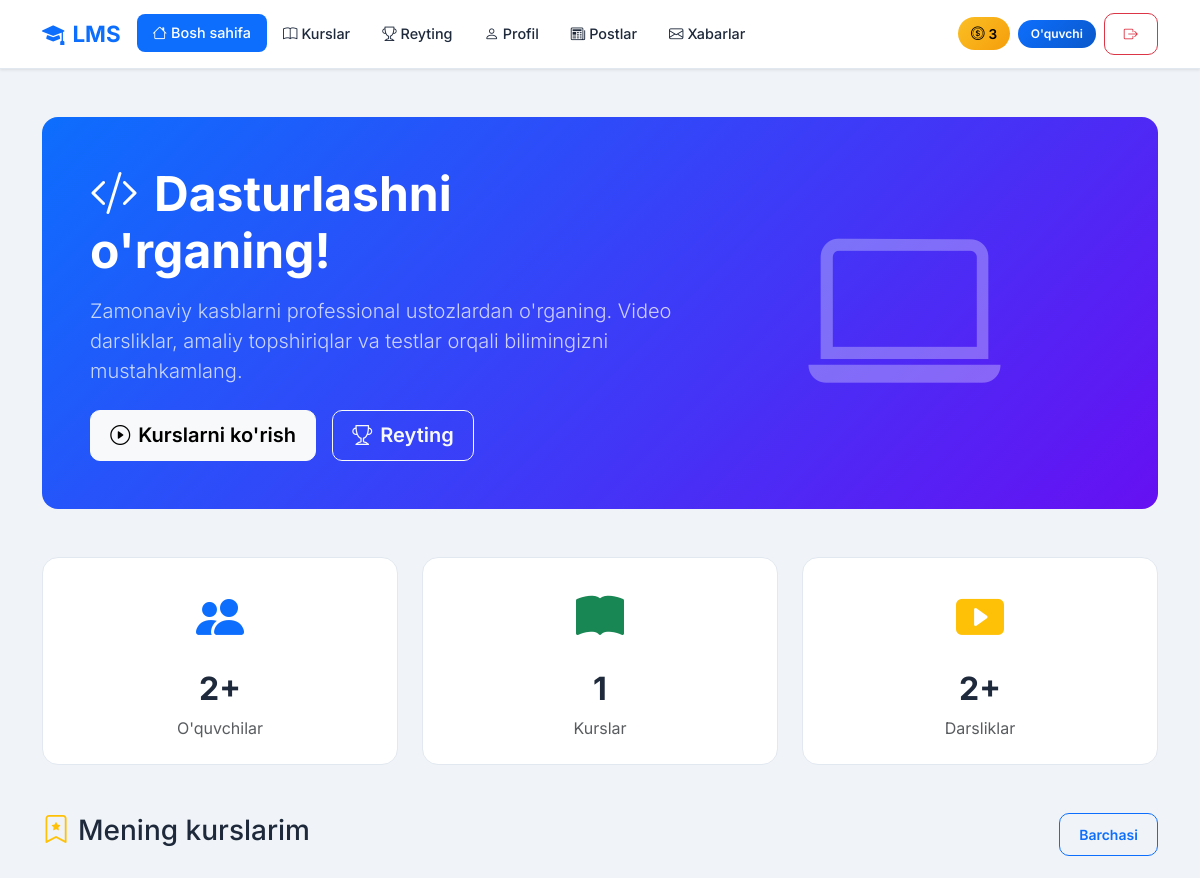
/ (signed in, upper part), run on an earlier commit of the app's database.
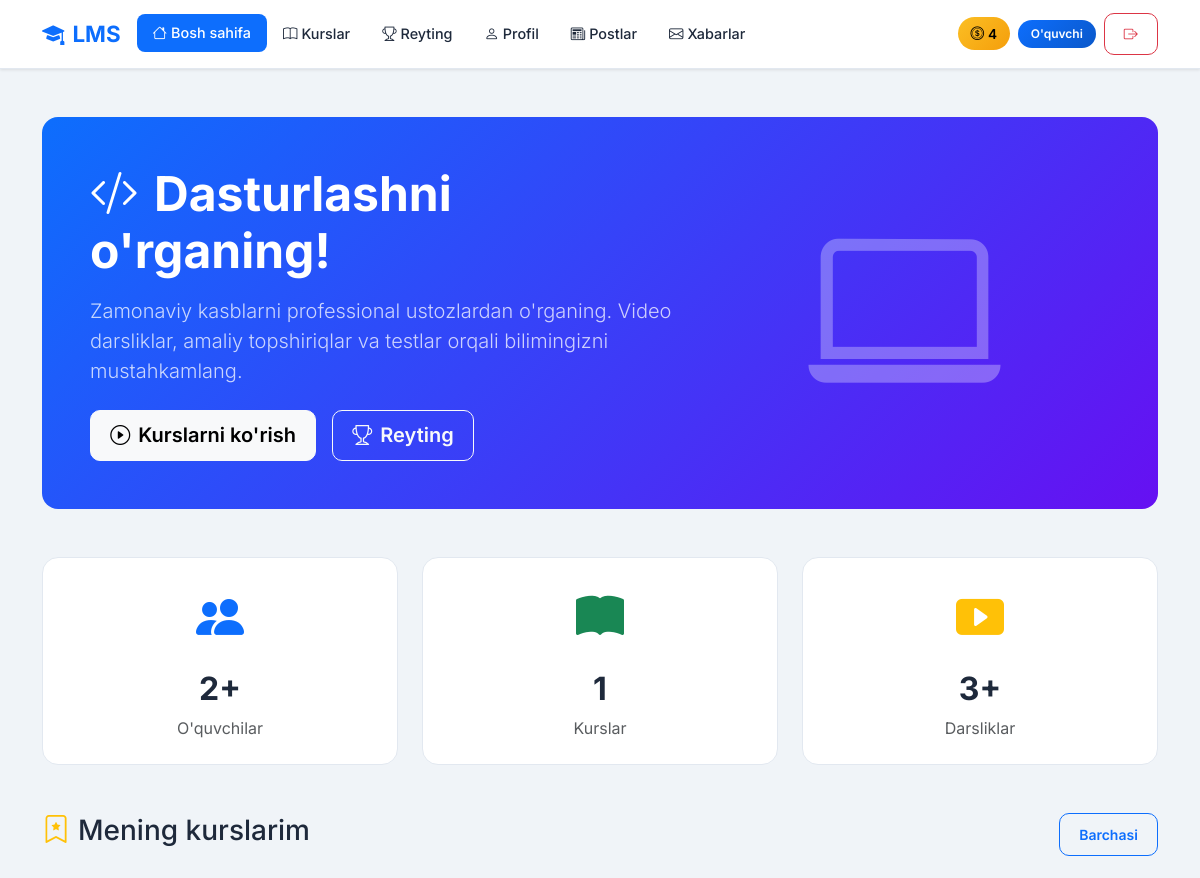
And on a later commit of the database.
### accounts/models.py (models this page shows, shortened)
class CustomUser(AbstractUser):
    ROLE_CHOICES = (
        ('admin', 'Admin'),
        ('teacher', 'O\'qituvchi'),
        ('student', 'O\'quvchi'),
    )
    first_name = models.CharField(max_length=100, verbose_name="Ism")
    last_name = models.CharField(max_length=100, verbose_name="Familiya")
    phone = models.CharField(max_length=20, unique=True, verbose_name="Telefon raqam")
    role = models.CharField(max_length=20, choices=ROLE_CHOICES, default='student', verbose_name="Rol")
    photo = models.ImageField(upload_to='profiles/', blank=True, null=True, verbose_name="Profil rasmi")
    profession = models.ForeignKey(Profession, on_delete=models.SET_NULL, null=True, blank=True, related_name='students', verbose_name="Yo'nalish")
    is_blocked = models.BooleanField(default=False, verbose_name="Bloklangan")
    last_activity = models.DateTimeField(null=True, blank=True, verbose_name="Oxirgi faollik")
    bio = models.TextField(blank=True, null=True, verbose_name="O'zi haqida")
    coins = models.IntegerField(default=0, verbose_name="Coinlar")
    total_online_time = models.IntegerField(default=0, verbose_name="Jami online vaqt (daqiqa)")
    address = models.CharField(max_length=300, blank=True, null=True, verbose_name="Yashash manzili")
    birth_date = models.DateField(null=True, blank=True, verbose_name="Tug'ilgan kuni")
    id_card = models.FileField(upload_to='documents/id_cards/', blank=True, null=True, verbose_name="ID karta/Pasport")
    birth_certificate = models.FileField(upload_to='documents/birth_certificates/', blank=True, null=True, verbose_name="Tug'ilganlik haqida guvohnoma")
    @property
    def is_admin(self):
        return self.role == 'admin'
    @property
    def is_teacher(self):
        return self.role == 'teacher'
    @property
    def is_student(self):
        return self.role == 'student'
    class Meta:
        verbose_name = "Foydalanuvchi"
        verbose_name_plural = "Foydalanuvchilar"

### accounts/views.py (the view)
# urls.py: path('', views.home_view, name='home'),
@login_required
def home_view(request):
    professions = Profession.objects.all()[:6]
    total_students = CustomUser.objects.filter(role='student').count()
    total_courses = Profession.objects.count()
    total_lessons = Lesson.objects.count()
    my_enrollments = []
    if request.user.is_student:
        my_enrollments = request.user.enrollments.all()[:4]
    context = {
        'professions': professions,
        'total_students': total_students,
        'total_courses': total_courses,
        'total_lessons': total_lessons,
        'my_enrollments': my_enrollments,
    }
    return render(request, 'accounts/home.html', context)

### accounts/management/commands/check_birthdays.py (called while the page is built, shortened)
    def handle(self, *args, **kwargs):
        today = timezone.now().date()
        users = CustomUser.objects.filter(birth_date__day=today.day, birth_date__month=today.month)
        if not users.exists():
            self.stdout.write(self.style.SUCCESS('No birthdays today.'))
            return

### accounts/models.py (called while the page is built)
    def student_count(self):
        return self.enrollments.filter(user__role='student').count()

### accounts/templates/accounts/home.html (shortened to what this page needs)
{% extends 'accounts/base.html' %}
{% block content %}
<div class="container py-5">
    <div class="card mb-5 border-0" style="background: linear-gradient(135deg, #0d6efd 0%, #6610f2 100%); overflow: hidden;">
        <div class="card-body p-5 text-white">
            <div class="row align-items-center">
                <div class="col-lg-7">
                    <h1 class="display-5 fw-bold mb-3">
                        <i class="bi bi-code-slash me-3"></i>Dasturlashni o'rganing!
                    </h1>
                    <p class="lead mb-4 opacity-75">
                        Zamonaviy kasblarni professional ustozlardan o'rganing.
                        Video darsliklar, amaliy topshiriqlar va testlar orqali bilimingizni mustahkamlang.
                    </p>
                    <div class="d-flex flex-wrap gap-3">
                        <a href="{% url 'professions' %}" class="btn btn-light btn-lg">
                            <i class="bi bi-play-circle me-2"></i>Kurslarni ko'rish
                        </a>
                        <a href="{% url 'leaderboard' %}" class="btn btn-outline-light btn-lg">
                            <i class="bi bi-trophy me-2"></i>Reyting
                        </a>
                    </div>
                </div>
                <div class="col-lg-5 text-center d-none d-lg-block">
                    <i class="bi bi-laptop" style="font-size: 12rem; opacity: 0.3;"></i>
                </div>
            </div>
        </div>
    </div>
    <div class="row g-4 mb-5">
        <div class="col-md-4">
            <div class="card text-center p-4 h-100">
                <div class="mb-3">
                    <i class="bi bi-people-fill text-primary" style="font-size: 3rem;"></i>
                </div>
                <h2 class="fw-bold" style="color: var(--text);">{{ total_students }}+</h2>
                <p class="text-muted mb-0">O'quvchilar</p>
            </div>
        </div>
        <div class="col-md-4">
            <div class="card text-center p-4 h-100">
                <div class="mb-3">
                    <i class="bi bi-book-fill text-success" style="font-size: 3rem;"></i>
                </div>
                <h2 class="fw-bold" style="color: var(--text);">{{ total_courses }}</h2>
                <p class="text-muted mb-0">Kurslar</p>
            </div>
        </div>
        <div class="col-md-4">
            <div class="card text-center p-4 h-100">
                <div class="mb-3">
                    <i class="bi bi-play-btn-fill text-warning" style="font-size: 3rem;"></i>
                </div>
                <h2 class="fw-bold" style="color: var(--text);">{{ total_lessons }}+</h2>
                <p class="text-muted mb-0">Darsliklar</p>
            </div>
        </div>
    </div>
    {% if my_enrollments %}
    <div class="mb-5">
        <div class="d-flex justify-content-between align-items-center mb-4">
            <h3 style="color: var(--text);">
                <i class="bi bi-bookmark-star me-2 text-warning"></i>Mening kurslarim
            </h3>
            <a href="{% url 'profile' %}" class="btn btn-outline-primary btn-sm">Barchasi</a>
        </div>
        <div class="row g-4">
        </div>
    </div>
    {% endif %}
</div>
{% endblock %}

### accounts/templates/accounts/base.html (shortened to what this page needs)
<!DOCTYPE html>
<html lang="uz" data-bs-theme="light">
<head>
    <link href="https://cdn.jsdelivr.net/npm/bootstrap@5.3.2/dist/css/bootstrap.min.css" rel="stylesheet">
    <link href="https://cdn.jsdelivr.net/npm/bootstrap-icons@1.11.1/font/bootstrap-icons.css" rel="stylesheet">
</head>
<body>
    {% if user.is_authenticated %}
    <nav class="navbar navbar-expand-lg sticky-top">
        <div class="container">
            <a class="navbar-brand" href="{% url 'home' %}">
                <i class="bi bi-mortarboard-fill me-2"></i>LMS
            </a>
            <div class="collapse navbar-collapse" id="navbarNav">
                <ul class="navbar-nav me-auto mb-2 mb-lg-0">
                    <li class="nav-item">
                        <a class="nav-link {% if request.resolver_match.url_name == 'home' %}active{% endif %}"
                            href="{% url 'home' %}">
                            <i class="bi bi-house me-1"></i>Bosh sahifa
                        </a>
                    </li>
                    <li class="nav-item">
                        <a class="nav-link {% if request.resolver_match.url_name and 'profession' in request.resolver_match.url_name %}active{% endif %}"
                            href="{% url 'professions' %}">
                            <i class="bi bi-book me-1"></i>Kurslar
                        </a>
                    </li>
                    <li class="nav-item">
                        <a class="nav-link {% if request.resolver_match.url_name == 'leaderboard' %}active{% endif %}"
                            href="{% url 'leaderboard' %}">
                            <i class="bi bi-trophy me-1"></i>Reyting
                        </a>
                    </li>
                    <li class="nav-item">
                        <a class="nav-link {% if request.resolver_match.url_name and 'profile' in request.resolver_match.url_name %}active{% endif %}"
                            href="{% url 'profile' %}">
                            <i class="bi bi-person me-1"></i>Profil
                        </a>
                    </li>
                    <li class="nav-item">
                        <a class="nav-link {% if request.resolver_match.app_names and 'blog' in request.resolver_match.app_names %}active{% endif %}"
                            href="{% url 'blog:post_list' %}">
                            <i class="bi bi-newspaper me-1"></i>Postlar
                        </a>
                    </li>
                    <li class="nav-item">
                        <a class="nav-link {% if request.resolver_match.url_name == 'messages' %}active{% endif %}"
                            href="{% url 'messages' %}">
                            <i class="bi bi-envelope me-1"></i>Xabarlar
                        </a>
                    </li>
                </ul>
                <div class="d-flex align-items-center gap-2">
                    <span class="coin-badge">
                        <i class="bi bi-coin me-1"></i>{{ user.coins }}
                    </span>
                    <span class="role-badge role-{{ user.role }}">
                        {% if user.role == 'admin' %}
                        Admin
                        {% elif user.role == 'teacher' %}
                        Ustoz
                        {% else %}
                        O'quvchi
                        {% endif %}
                    </span>
                    <a href="{% url 'logout' %}" class="btn btn-outline-danger btn-sm">
                        <i class="bi bi-box-arrow-right"></i>
                    </a>
                </div>
            </div>
        </div>
    </nav>
    {% endif %}
    <main class="fade-in">
        {% block content %}{% endblock %}
    </main>
</body>
</html>

What changed in the data, as far as the page shows it:
changed CustomUser: coins "3" → "4"
Also different on the page:
{{ total_lessons }}: "2" → "3"
